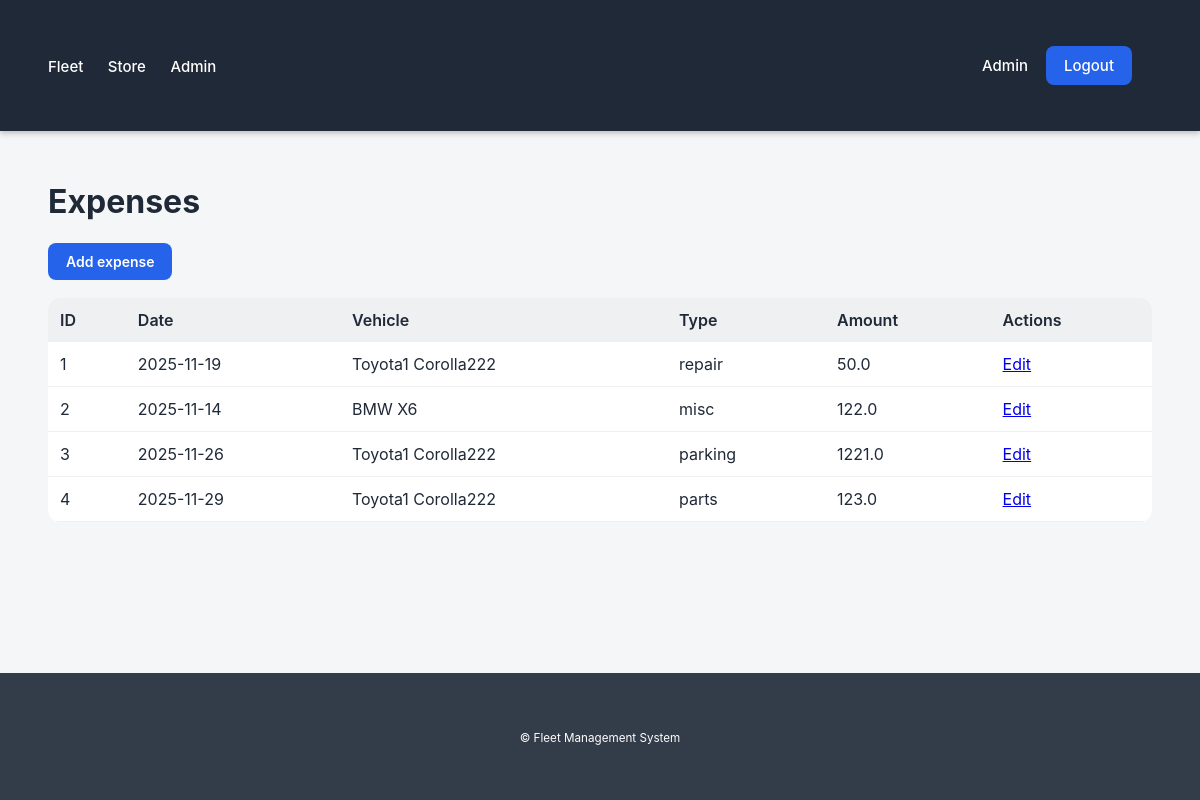
Screenshot of /admin/manage_expenses (signed in) with the database file from the repository.
### app/models/expense.py (models this page shows, shortened)
class Expense(db.Model):
    __tablename__ = 'expenses'
    id = db.Column(db.Integer, primary_key=True)
    expense_type = db.Column(db.String(150), nullable=False)
    amount = db.Column(db.Float, nullable=False)
    date = db.Column(db.DateTime, default=datetime.utcnow)
    description = db.Column(db.String(255), nullable=True)
    vehicle_id = db.Column(db.Integer, db.ForeignKey('vehicles.id'), nullable=False)

### app/models/vehicle.py (models this page shows, shortened)
class Vehicle(db.Model):
    __tablename__ = 'vehicles'
    id = db.Column(db.Integer, primary_key=True)
    brand = db.Column(db.String(120), nullable=False)
    model = db.Column(db.String(120), nullable=False)
    year = db.Column(db.Integer, nullable=False)
    vin = db.Column(db.String(100), unique=True, nullable=False)
    technical_state = db.Column(db.String(255), nullable=False)
    trips = db.relationship('Trip', backref='vehicle', cascade='all, delete-orphan', lazy=True)
    maintenances = db.relationship('Maintenance', backref='vehicle', cascade='all, delete-orphan', lazy=True)
    expenses = db.relationship('Expense', backref='vehicle', cascade='all, delete-orphan', lazy=True)

### app/controllers/admin_controller.py (the view)
@admin_bp.route("/manage_expenses")
@admin_only
def manage_expenses():
    expenses = _normalize_list(ExpenseService.get_all())
    return render_template("Admin/manage_expenses.html", expenses=expenses)

### app/controllers/admin_controller.py (called while the page is built)
def admin_only(func):
    @wraps(func)
    def wrapper(*args, **kwargs):
        if "user_id" not in session:
            flash("Login required!", "warning")
            return redirect(url_for("auth.login"))
        if session.get("role") != "admin":
            flash("Access denied!", "danger")
            return redirect(url_for("store.dashboard"))
        return func(*args, **kwargs)
    return wrapper

def _normalize_list(res):
    if isinstance(res, tuple) and len(res) == 2:
        return res[0]
    return res

### app/repositories/expense_repository.py (called while the page is built, shortened)
    @staticmethod
    def get_all(query=None, page=None, per_page=None):
        q = Expense.query
        if query:
            search = f"%{query}%"
            q = q.filter(
                (Expense.expense_type.ilike(search)) |
                (Expense.description.ilike(search))
            )
        items = q.order_by(Expense.id).all()
        return items, 1

### app/services/expense_service.py (called while the page is built)
    @staticmethod
    def get_all(query=None, page=None, per_page=None):
        return ExpenseRepository.get_all(query=query, page=page, per_page=per_page)

### app/templates/Admin/manage_expenses.html (shortened to what this page needs)
{% extends 'base.html' %}
{% block content %}
<h1>Expenses</h1>
<a class="button" href="{{ url_for('admin.add_expense') }}">Add expense</a>
<table class="table">
  <thead>
    <tr>
      <th>ID</th>
      <th>Date</th>
      <th>Vehicle</th>
      <th>Type</th>
      <th>Amount</th>
      <th>Actions</th>
    </tr>
  </thead>
  <tbody>
    {% for e in expenses %}
    <tr>
      <td>{{ e.id }}</td>
      <td>
        {{ e.date.strftime('%Y-%m-%d') if e.date else '' }}
      </td>
      <td>
        {{ e.vehicle.brand }} {{ e.vehicle.model }}
      </td>
      <td>
        {{ e.expense_type }}
      </td>
      <td>
        {{ e.amount }}
      </td>
      <td>
        <a href="{{ url_for('admin.edit_expense', eid=e.id) }}">Edit</a>
      </td>
    </tr>
    {% else %}
    <tr>
      <td colspan="6">No expenses</td>
    </tr>
    {% endfor %}
  </tbody>
</table>
{% endblock %}

### app/static/css/style.css (style rules this page uses)
html, body { height: 100%; }
body { margin: 0; padding: 0; font-family: -apple-system, BlinkMacSystemFont, "Segoe UI", Roboto, Arial, sans-serif; background: #f4f6f8; color: #1f2937; display: flex; flex-direction: column; }
* { transition: 0.15s ease; }
.button { padding: 10px 18px; border-radius: 8px; background: #2563eb; color: white; text-decoration: none; font-weight: 600; font-size: 14px; display: inline-block; border: none; cursor: pointer; }
.table { width: 100%; border-collapse: collapse; background: white; border-radius: 12px; overflow: hidden; margin-top: 18px; }
.table th { background: #eef0f2; text-align: left; padding: 12px; font-weight: 600; }
.table td { padding: 12px; border-bottom: 1px solid #eef0f2; }

### rows the page displays
Expense: id "1", date "2025-11-19", vehicle.brand "Toyota1", vehicle.model "Corolla222", expense_type "repair", amount "50.0"
Expense: id "2", date "2025-11-14", vehicle.brand "BMW", vehicle.model "X6", expense_type "misc", amount "122.0"
Expense: id "3", date "2025-11-26", vehicle.brand "Toyota1", vehicle.model "Corolla222", expense_type "parking", amount "1221.0"
Expense: id "4", date "2025-11-29", vehicle.brand "Toyota1", vehicle.model "Corolla222", expense_type "parts", amount "123.0"

### other values shown
{{ session.get('user_name') }} "Admin"
